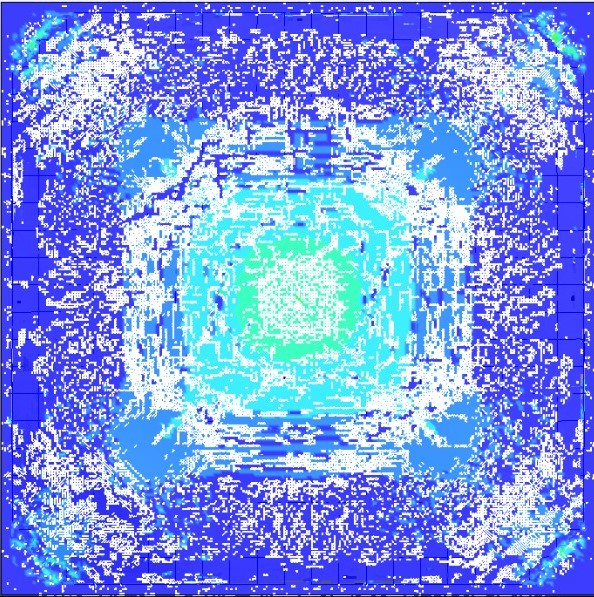
#> input picture AreaCalculationCode/2.jpeg, 594 x 597 px
$ python try1.py
#> lines starting #> are read from the running program, lines starting #| are printed output that depends on the picture; after the words box and inside, x2 and y2 are one past the last pixel; in counts of white or black regions, pixels touching at a corner belong together; long printed decimals are rounded
import cv2
from matplotlib import pyplot as plt

img = cv2.imread("2.jpeg")
#> img is the input picture: shape (597, 594, 3); mean B, G, R 234.6, 153.7, 125.1
color = cv2.cvtColor(img, cv2.COLOR_BGR2RGB)
gray = cv2.cvtColor(img, cv2.COLOR_BGR2GRAY)
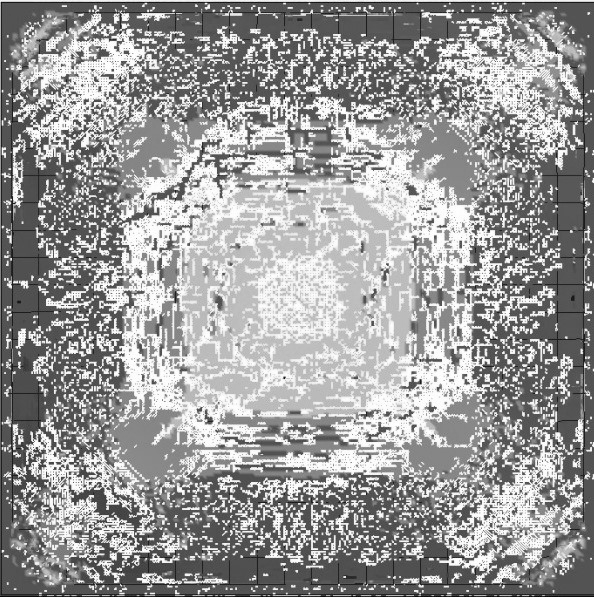
#> gray: shape (597, 594); min 2, max 255, mean 154.4

ret, thresh = cv2.threshold(gray, 200, 255, cv2.THRESH_BINARY)
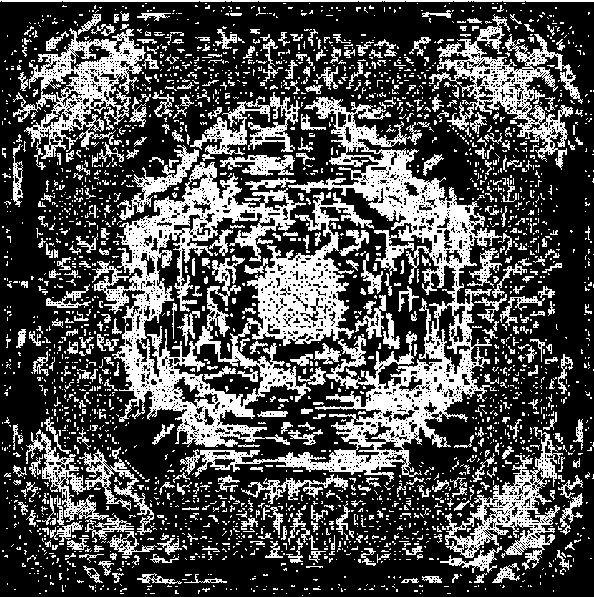
#> thresh: shape (597, 594); 31.6% white; 2481 white regions (2041 under 20 px), largest, box (x1, y1, x2, y2) and area: (92, 162, 374, 447) 24944, (180, 97, 502, 482) 21418, (429, 14, 583, 170) 6096
ret2, thresh2 = cv2.threshold(gray, 0, 255, cv2.THRESH_BINARY + cv2.THRESH_OTSU)        #Best
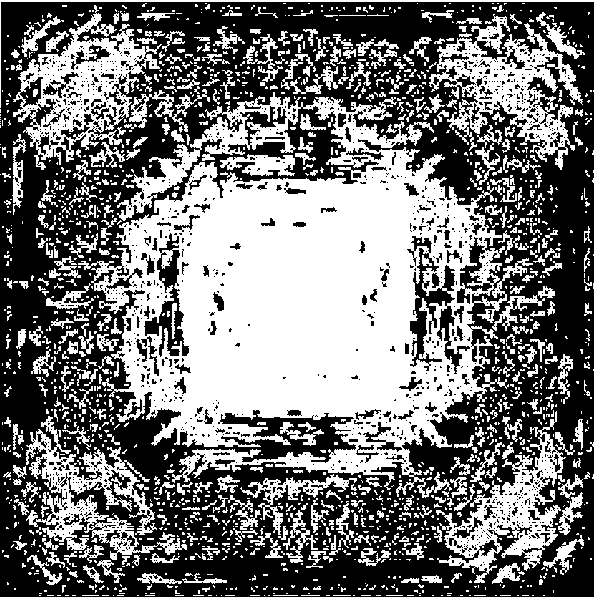
#> thresh2: shape (597, 594); 46% white; 1540 white regions (1127 under 20 px), largest, box (x1, y1, x2, y2) and area: (78, 92, 533, 498) 90856, (429, 14, 583, 170) 8393, (13, 5, 162, 170) 8373
#> ret2 = 159
# ret3, thresh3 = cv2.threshold(gray, 0, 255, cv2.THRESH_BINARY + cv2.THRESH_TRIANGLE)

# plt.figure("GRAY")
# plt.imshow(gray_img, cmap="gray")

plt.figure("ORIGINAL")
plt.imshow(color)

plt.figure("BINARY")
plt.imshow(thresh, cmap = "gray")
print(ret)

plt.figure("OTSU")
plt.imshow(thresh2, cmap="gray")
# [5 lines of commented-out code are left out]

crack = 0
for i in thresh:
    for j in i:
        if(j == 0):
            crack+=1
#> after the loop, crack = 242678

percent_crack = (crack / (len(thresh2) * len(thresh2[0]))) * 100
#> percent_crack = 68.43
print("Percentage crack = ", 100 - percent_crack)
#| Percentage crack =  31.566

plt.show()

$ run again, with AreaCalculationCode/3.jpeg copied over AreaCalculationCode/2.jpeg
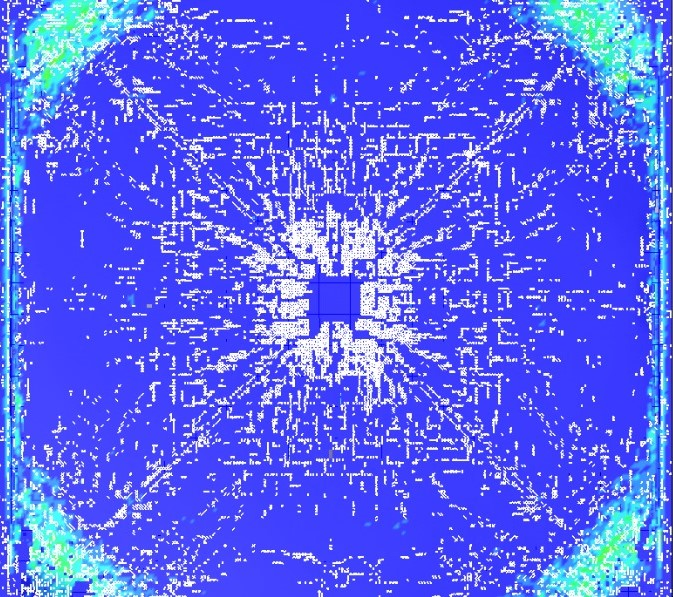
#> input picture AreaCalculationCode/3.jpeg, 673 x 597 px
#> img is the input picture: shape (597, 673, 3); mean B, G, R 240, 101.9, 90.5
#> `ret, thresh = cv2.threshold(gray, 200, 255, cv2.THRESH_BINARY)`:
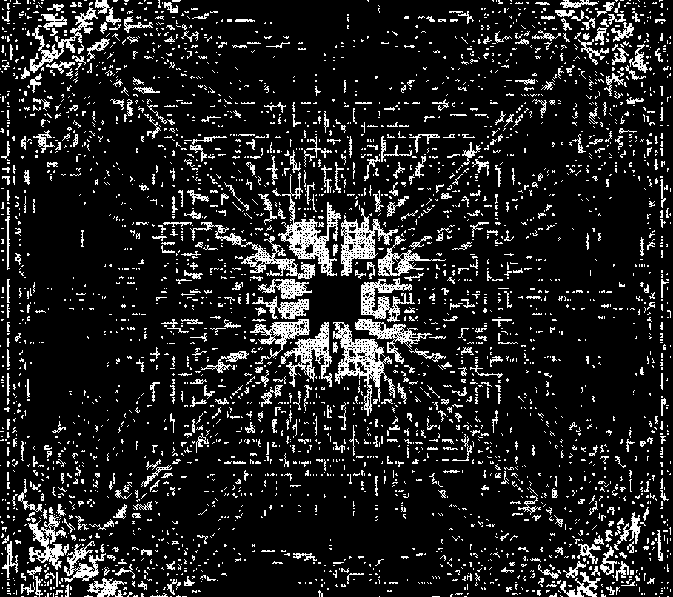
#> thresh: shape (597, 673); 13% white in thin lines or dots
#> `ret2, thresh2 = cv2.threshold(gray, 0, 255, cv2.THRESH_BINARY + cv2.TH..`:
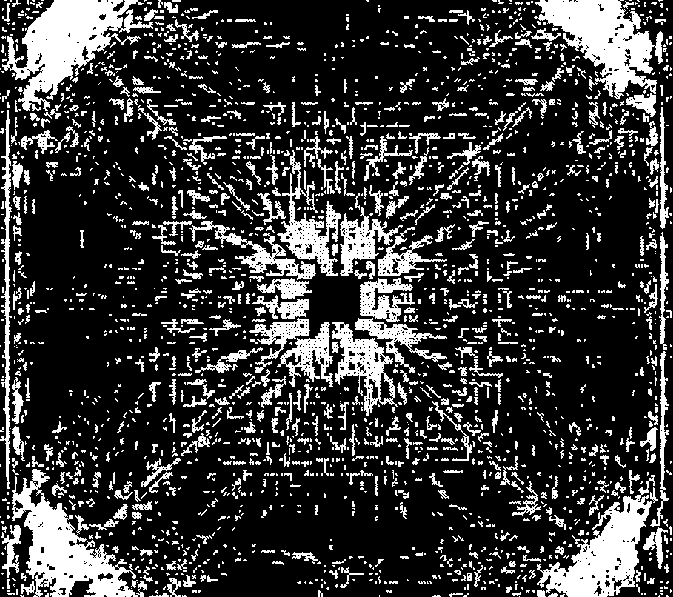
#> thresh2: shape (597, 673); 22.3% white; 2160 white regions (1503 under 20 px), largest, box (x1, y1, x2, y2) and area: (2, 0, 153, 111) 6916, (12, 469, 147, 597) 6254, (534, 0, 663, 99) 6092
#> ret2 = 148
#> after the loop `for i in thresh:`: crack = 349524
#> percent_crack = 86.99
#| Percentage crack =  13.006

$ run again, with AreaCalculationCode/crack1.jpg copied over AreaCalculationCode/2.jpeg
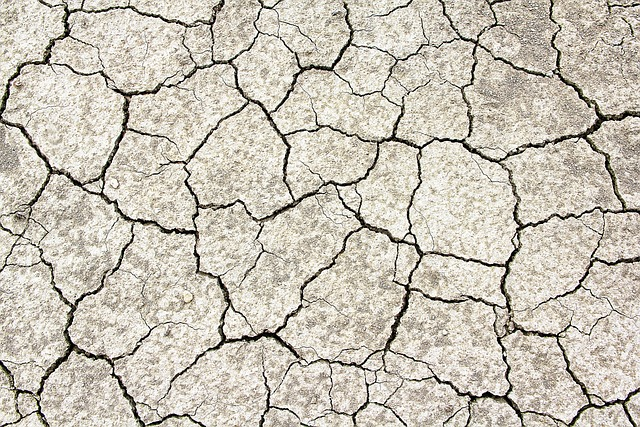
#> input picture AreaCalculationCode/crack1.jpg, 640 x 427 px
#> img is the input picture: shape (427, 640, 3); mean B, G, R 181.3, 193.6, 199.5
#> `ret, thresh = cv2.threshold(gray, 200, 255, cv2.THRESH_BINARY)`:
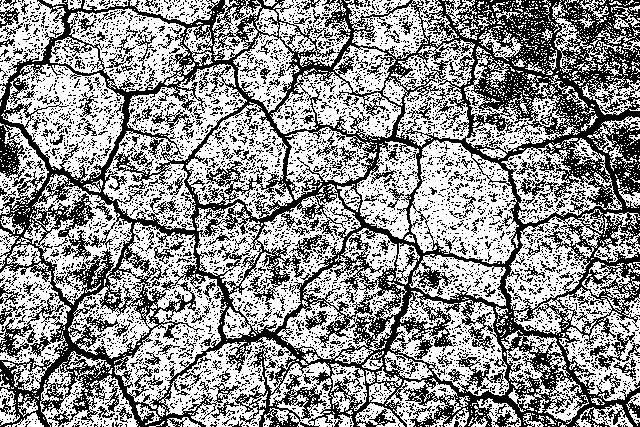
#> thresh: shape (427, 640); 57.4% white; black in thin lines or dots
#> `ret2, thresh2 = cv2.threshold(gray, 0, 255, cv2.THRESH_BINARY + cv2.TH..`:
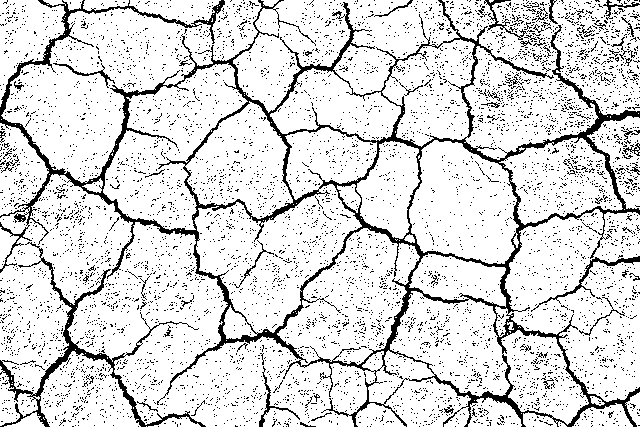
#> thresh2: shape (427, 640); 85.9% white; black in thin lines or dots
#> ret2 = 147
#> after the loop `for i in thresh:`: crack = 116546
#> percent_crack = 42.65
#| Percentage crack =  57.353
